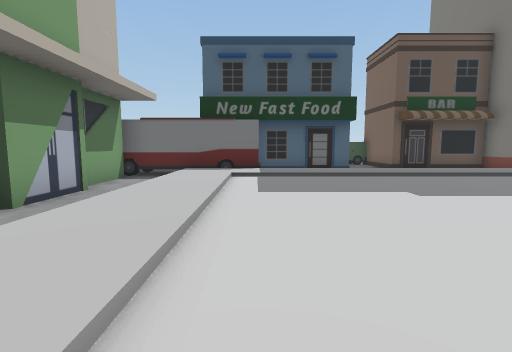
view 1 (above)

24 first-person views from a walk through a 3-D level made in the Unity game engine. The camera is 1.5 m above the floor, tilts 6° down and sees 85° across. The floor is counted in squares, 2 m on a side. Each view is taken from the middle of a square. On the plan, view 1 faces up. The plan holds only what a view shows up to about 10 squares ahead; the rest is blank. The place goes on beyond the plan. The player character is not drawn.

view 2
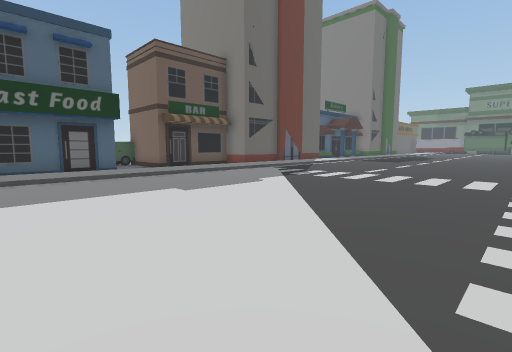

view 3
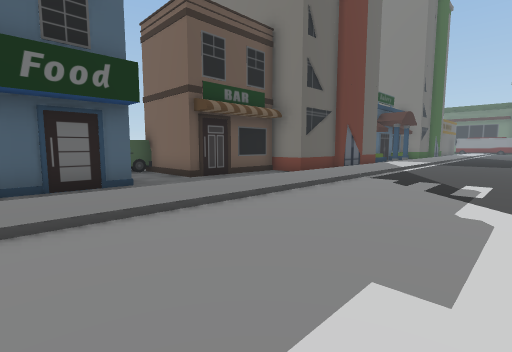

view 4
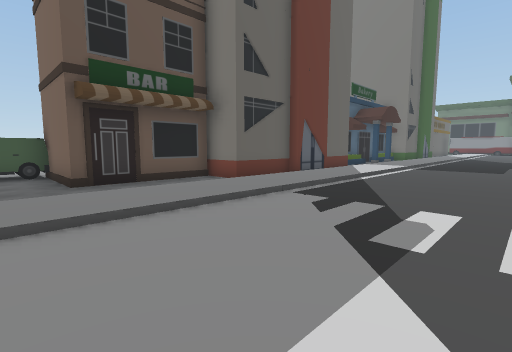

view 5
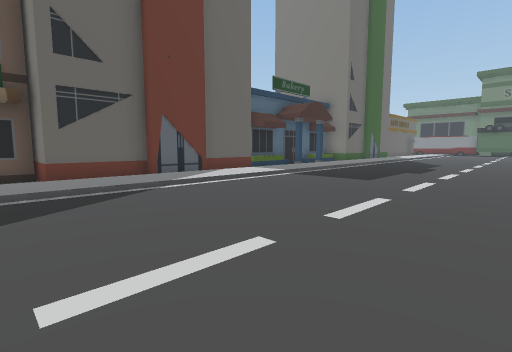

view 6
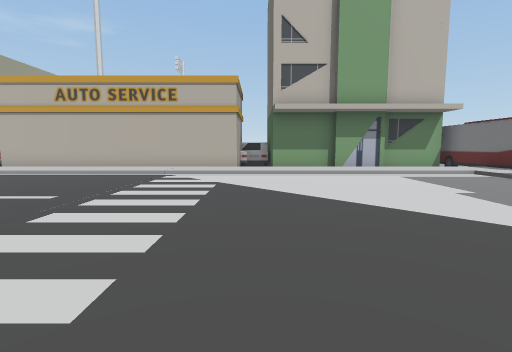

view 7
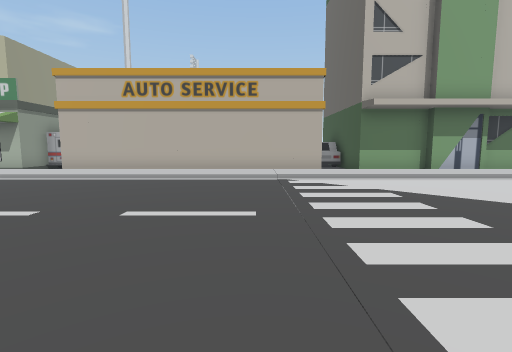

view 8
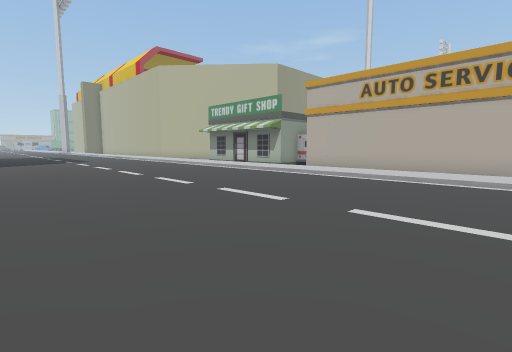

view 9
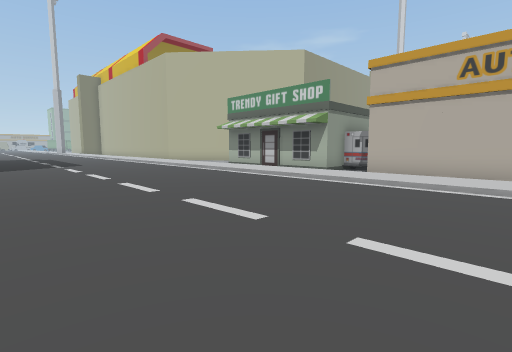

view 10
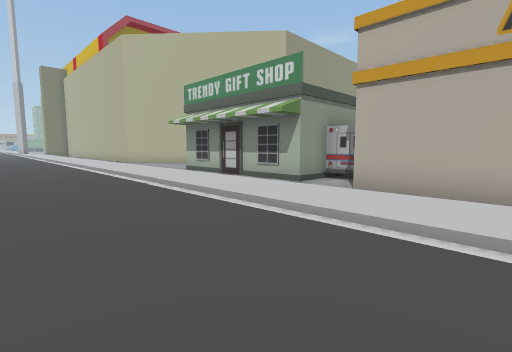

view 11
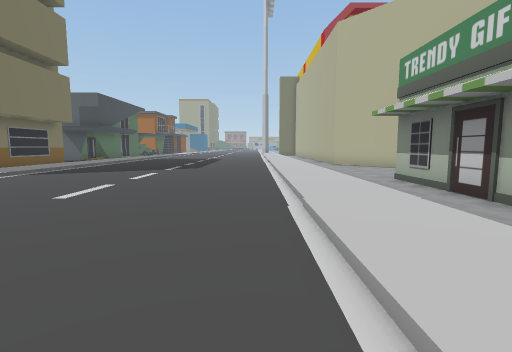

view 12
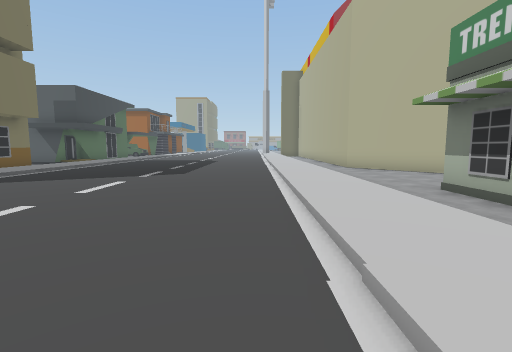

view 13
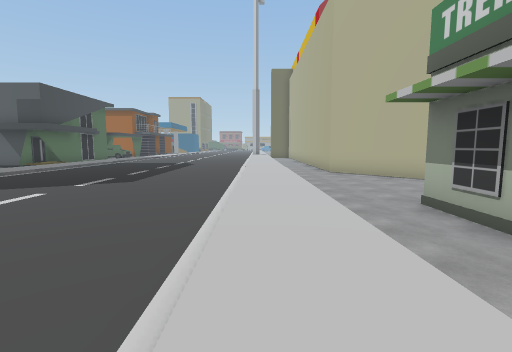

view 14
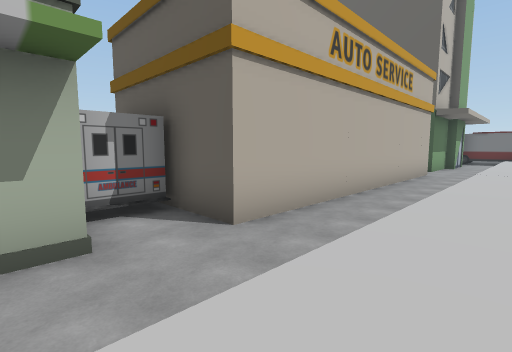

view 15
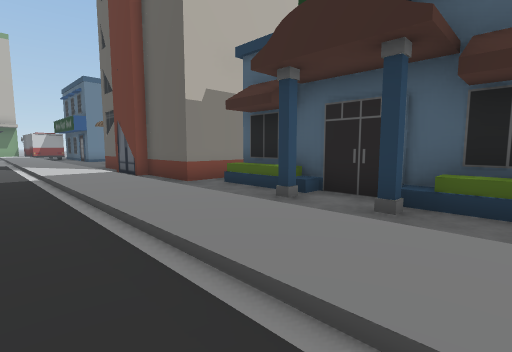

view 16
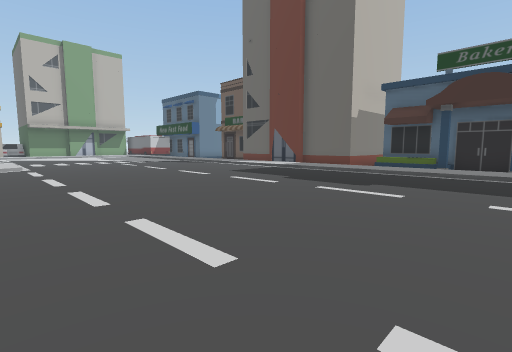

view 17
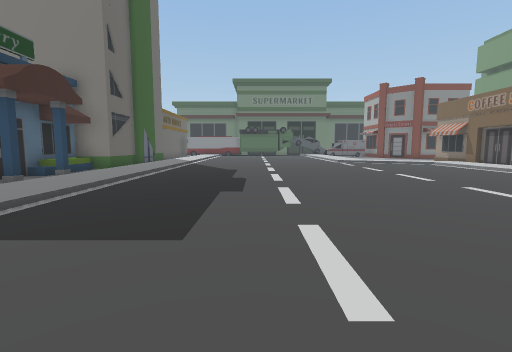

view 18
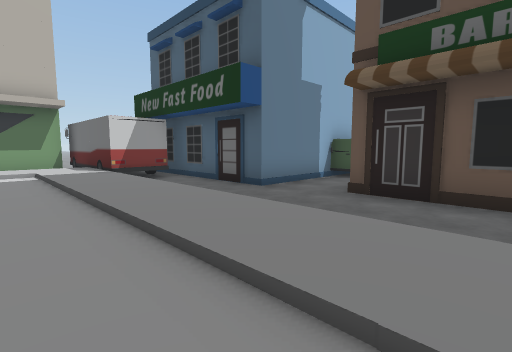

view 19
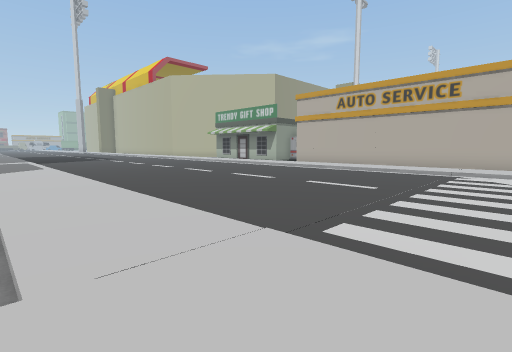

view 20
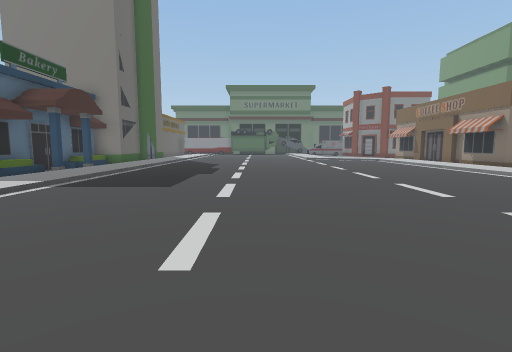

view 21
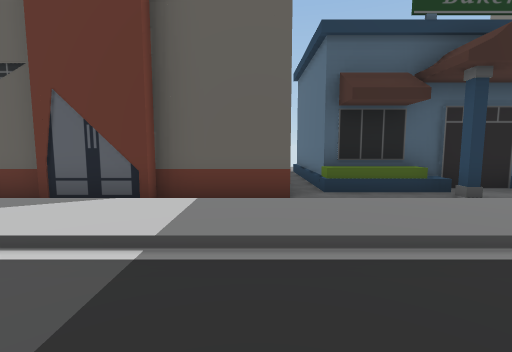

view 22
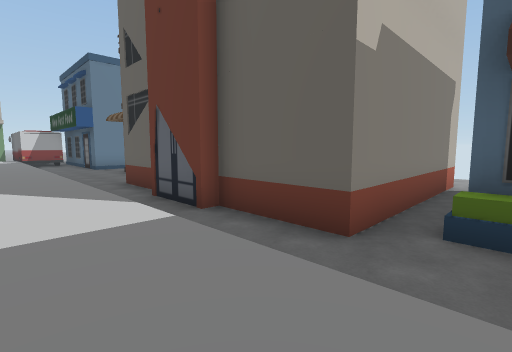

view 23
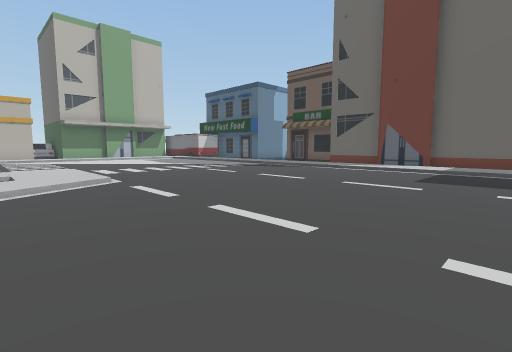

view 24
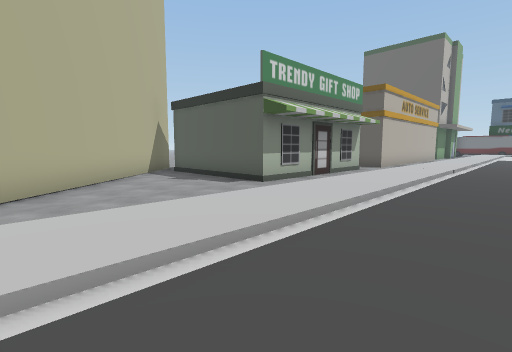

### Floor plan
Key: @ floor where view 1 was taken; # wall or solid block; . main floor; : floor 0.25 m higher than the main floor; - floor 0.25 m lower than the main floor; / step, stairs or slope; B building; U bus; O other object.
Columns run from 9 left of view 1 to 22 right of it. Each row starts with its distance up from view 1.
 15              BO         B-B
 14             BBO#        B-B
 13             B--#        B-B
 12             B--#  #     B-B
 11        BBBBBB--####     B-BBBBBB
 10      U  UU--------BBBBBBB---B-B-
  9      UUUUU  --------------------
  8      B-/::::::::::::::::::::::::
  7      B-/:///////////////////////
  6      B-/:.......................
  5      B-/:.......................
  4      B-/:.......................
  3      B-/:.......................
  2     BB-/:.......................
  1       -/:.......................
  0      B-/:@......///.............
 -1      B-/:.......:::/............
 -2      B-/:.......://:/...........
 -3      B-/:.......:/      ........
 -4      B-/:.......:/        ::: ::
 -5      B-/:.......:/         //
 -6      B-/:.......:/
 -7      B-/:.......:/
 -8     BB-/:.......:/
 -9  OBB---/:.......:/
-10  OOO---/:.......:/
-11     ##-/:.......:
-12      #-/:.......:
-13      #-/:.......:
-14      #-/:.......
-15      #-/:.......
-16 ######-/:.......:
-17 ##-----/:.......:/B
-18  #-----/:.......:
-19  ##----/:.......:
-20   ##---/:.......:
-21    ##--/:.......:

Where each view was taken, in squares from view 1:
view 1: 0 up, 0 right, facing up
view 2: 0 up, 0 right, facing up-right
view 3: 4 up, 1 right, facing up-right
view 4: 4 up, 4 right, facing up-right
view 5: 2 up, 8 right, facing up-right
view 6: 1 up, 7 right, facing left
view 7: 2 down, 6 right, facing left
view 8: 2 down, 6 right, facing down-left
view 9: 5 down, 5 right, facing down-left
view 10: 6 down, 2 right, facing down-left
view 11: 8 down, 0 right, facing down
view 12: 10 down, 0 right, facing down
view 13: 11 down, 1 left, facing down
view 14: 11 down, 1 left, facing up-left
view 15: 6 up, 22 right, facing up-left
view 16: 1 down, 21 right, facing up-left
view 17: 4 up, 12 right, facing right
view 18: 6 up, 8 right, facing up-left
view 19: 0 up, 8 right, facing down-left
view 20: 3 up, 9 right, facing right
view 21: 5 up, 15 right, facing up
view 22: 7 up, 17 right, facing up-left
view 23: 2 down, 16 right, facing up-left
view 24: 21 down, 1 right, facing up-left
